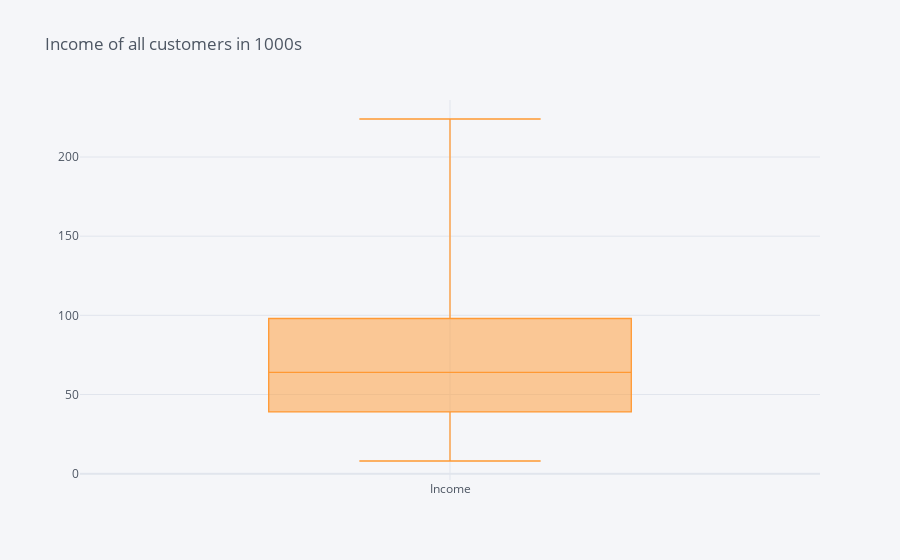

The cell this chart's notebook holds for it:
### Code cell
df['Income'].iplot(kind='box', title='Income of all customers in 1000s')
#sns.countplot(x='Personal Loan', data=df, hue='Family')
#plt.title('Count of people bought personal loan and with their family size')

### Figure 1 — Plotly figure (JSON) as saved in the notebook; plotly's stock layout.template omitted (floating-point values rounded to 4 significant figures; data arrays with more than 128 entries replaced by an {"elided": "..."} marker saying what was removed)
{"data": [{"boxpoints": false, "line": {"width": 1.3}, "marker": {"color": "rgba(255, 153, 51, 1.0)"}, "name": "Income", "orientation": "v", "type": "box", "y": {"elided": "5000 int values"}}], "layout": {"legend": {"bgcolor": "#F5F6F9", "font": {"color": "#4D5663"}}, "paper_bgcolor": "#F5F6F9", "plot_bgcolor": "#F5F6F9", "title": {"font": {"color": "#4D5663"}, "text": "Income of all customers in 1000s"}, "xaxis": {"gridcolor": "#E1E5ED", "showgrid": true, "tickfont": {"color": "#4D5663"}, "title": {"font": {"color": "#4D5663"}, "text": ""}, "zerolinecolor": "#E1E5ED"}, "yaxis": {"gridcolor": "#E1E5ED", "showgrid": true, "tickfont": {"color": "#4D5663"}, "title": {"font": {"color": "#4D5663"}, "text": ""}, "zerolinecolor": "#E1E5ED"}}}
